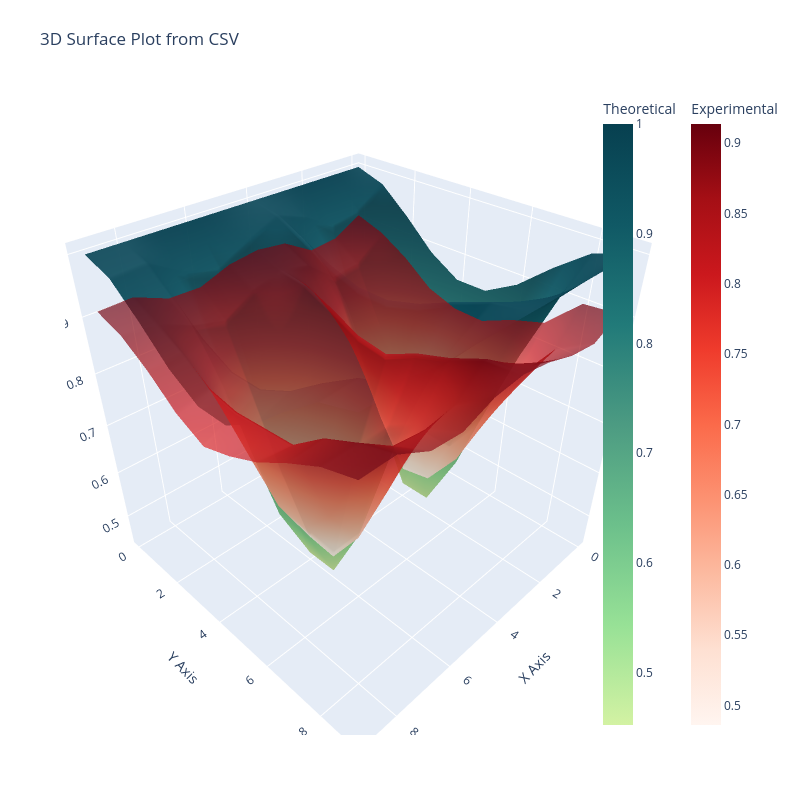

The notebook cell this image was saved under:
### Code cell
experiment_number = 1
model = np.array([[analytical(theta=t,beta=b, alpha=alpha) for b in beta_angle] for t in theta_FSS])

experiment = pd.read_csv(path+test_filenames[experiment_number]+'.csv', header=None).dropna(axis=1,how='all').values
print (f"R2 = {r2(y_true=model,y_pred=experiment)}")
plot_surface_from_csv(model,experiment)
